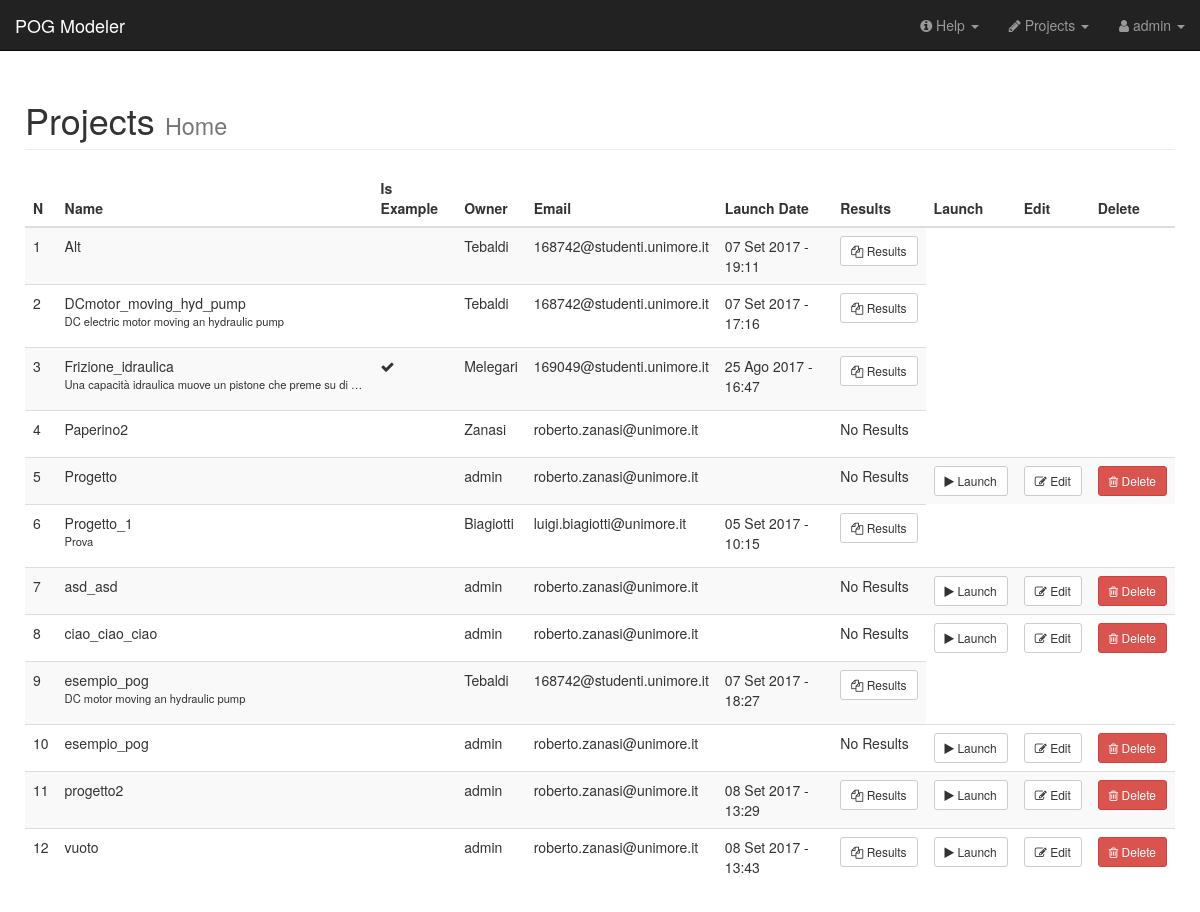
Before: / (signed in) with the older database file.
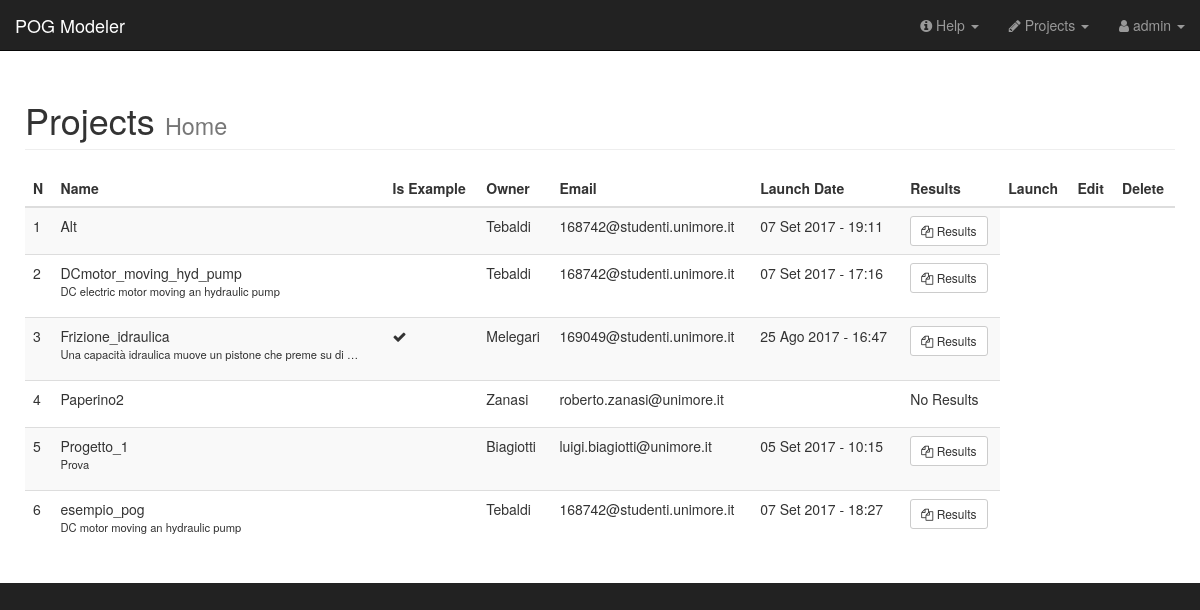
After: the same page with the newer database file.
### AWD_Zanasi/models.py (models this page shows, shortened)
class Project(models.Model):
    name = models.CharField(max_length=200, default='project', help_text='Project name')
    user = models.ForeignKey(settings.AUTH_USER_MODEL, default='admin')
    matlab_file = models.FileField(upload_to=matlab_file_path, help_text="Matlab POG code file",  blank=True, null=True)
    proj_desc = models.CharField(max_length=400, blank=True, null=True, help_text="Project description")
    launch_date = models.DateTimeField(verbose_name='Launch Date', blank=True,
                                       null=True, help_text='Project last execution date')
    is_example = models.BooleanField(default=False,
                                     help_text='Used only by an Admin user to mark a project as an example for users.')

### AWD_Zanasi/views.py (the view)
# urls.py: url(r'^$', views.index, name='index'),
def index(request):
    if request.user.is_authenticated:
        if request.user.is_superuser:
            projects = Project.objects.all().order_by('name')
            results = ProjectOutput.objects.all()
        else:
            projects = Project.objects.filter(user=request.user).order_by('name')
            results = ProjectOutput.objects.filter(project__in=projects)
        return render(request, 'AWD_Zanasi/home.html',
                      {
                          'projects': projects,
                          'project_outputs': results
                      }
                      )
    return render(request, 'AWD_Zanasi/home.html')

### AWD_Zanasi/templates/AWD_Zanasi/home.html (shortened to what this page needs)
{% extends "AWD_Zanasi/base.html" %}
{% block container %}
    <div class="container-fluid">
        {% if user.is_authenticated %}
            <div class="row">
                <div class="col-lg-12">
                    <h1 class="page-header">
                        Projects
                        <small>Home</small>
                    </h1>
                </div>
            </div>
            <div class="table-responsive">
                <table class="table table-hover table-striped sortable">
                    <thead>
                    <tr>
                        <th>N</th>
                        <th>Name</th>
                        {% if user.is_superuser %}
                            <th>Is Example</th>
                            <th>Owner</th>
                            <th>Email</th>
                        {% endif %}
                        <th>Launch Date</th>
                        <th>Results</th>
                        <th>Launch</th>
                        <th>Edit</th>
                        <th>Delete</th>
                    </tr>
                    </thead>
                    <tbody>
                    {% for project in projects %}
                        <tr>
                            <td>{{ forloop.counter }}</td>
                            <td>{{ project.name }}<br><p style="white-space: nowrap; overflow: hidden;  text-overflow: ellipsis; max-width: 300px; font-size:80%">{{ project.proj_desc}}</p></td>
                            {% if user.is_superuser %}
                                <td>{% if project.is_example == 1 %} <i class="fa fa-check" aria-hidden="true"></i> {% endif %} </td>
                                <td>{{ project.user.username }}</td>
                                <td>{{ project.user.email }}</td>
                            {% endif %}
                            <td>{{ project.launch_date|date:"d M Y - H:i" }}</td>
                            {% if project.launch_date %}
                                <td><a class="btn btn-default btn-sm" role="button"
                                       href="{% url 'project_results' project.id %}"><i class="fa fa-files-o"></i>
                                    Results</a></td>
                            {% else %}
                                <td>No Results</td>
                            {% endif %}
                            {% if user.username == project.user.username  %}
                            <td><a id="launchproj" class="btn btn-default btn-sm" role="button"
                                   href="{% url 'launch_project' project.id %}"><i class="fa fa-play"></i>
                                Launch</a></td>
                            <td><a class="btn btn-default btn-sm" role="button"
                                   href="{% url 'edit_project' project.id %}"><i class="fa fa-edit"></i> Edit</a></td>
                            <th>
                                <form id="deleteForm"
                                      class="form-horizontal"
                                      action="{% url 'delete_project' project.id %}"
                                      method="POST"
                                      onsubmit="return confirm('Are you sure you want to delete Project {{ project.name }}?' );">
                                    <button type="submit" class="btn btn-danger btn-sm" value="Submit Button">
                                        <i class=" fa fa-trash-o"></i> Delete
                                    </button>
                                </form>
                            </th>
                            {% endif %}
                        </tr>
                    {% endfor %}
                    </tbody>
                </table>
            </div>
        {% endif %}
    </div>
{% endblock %}

### AWD_Zanasi/templates/AWD_Zanasi/base.html (shortened to what this page needs)
{% load staticfiles %}
<!DOCTYPE html>
<html lang="en">
<head>
    {% load static %}
    <link href="{% static "/AWD_Zanasi/css/bootstrap.min.css" %}" rel="stylesheet">
    <link href="{% static "/AWD_Zanasi/css/sb-admin.css" %}" rel="stylesheet">
    <link href="{% static "/AWD_Zanasi/font-awesome/css/font-awesome.min.css" %}" rel="stylesheet" type="text/css">
</head>
<body>
<div id="wrapper">
    <nav class="navbar navbar-inverse navbar-fixed-top" role="navigation">
        <div class="navbar-header">
            <a class="navbar-brand" href="{% url 'index' %}">POG Modeler</a>
        </div>
        <ul class="nav navbar-right top-nav">
            {% if user.is_authenticated %}
                <li class="dropdown">
                    <a href="#" class="dropdown-toggle" data-toggle="dropdown"><i
                            class="fa fa-info-circle"></i> Help <b
                            class="caret"></b></a>
                </li>
                <li class="dropdown">
                    <a href="#" class="dropdown-toggle" data-toggle="dropdown"><i
                            class="fa fa-pencil"></i> Projects <b
                            class="caret"></b></a>
                </li>
                <li class="dropdown">
                    <a href="#" class="dropdown-toggle" data-toggle="dropdown"><i
                            class="fa fa-user"></i> {{ user.username }} <b
                            class="caret"></b></a>
                </li>
            {% else %}
                <li>
                    <a href="{% url 'auth_login' %}"><i class="fa fa-sign-in"></i> Login </a>
                </li>
            {% endif %}
        </ul>
    </nav>
    <div id="page-wrapper">
        {% block container %}
        {% endblock %}
    </div>
</div>
</body>
</html>

### AWD_Zanasi/static/AWD_Zanasi/css/sb-admin.css (style rules this page uses)
body { margin-top: 100px; background-color: #222; }
@media (min-width:768px) { body { margin-top: 50px; } }
#wrapper { padding-left: 0; }
#page-wrapper { width: 100%; padding: 0; background-color: #fff; }
@media (min-width:768px) { #page-wrapper { padding: 10px; } }
.top-nav { padding: 0 15px; }
.top-nav>li { display: inline-block; float: left; }
.top-nav>li>a { padding-top: 15px; padding-bottom: 15px; line-height: 20px; color: #999; }

Changed rows visible on the page:
removed Project: name "Progetto", user.username "admin", user.email "roberto.zanasi@unimore.it", shows "No Results"
removed Project: name "asd_asd", user.username "admin", user.email "roberto.zanasi@unimore.it", shows "No Results"
removed Project: name "ciao_ciao_ciao", user.username "admin", user.email "roberto.zanasi@unimore.it", shows "No Results"
removed Project: name "esempio_pog", user.username "admin", user.email "roberto.zanasi@unimore.it", shows "No Results"
removed Project: name "progetto2", user.username "admin", user.email "roberto.zanasi@unimore.it", launch_date "08 Set 2017 - 13:29", shows "Results"
removed Project: name "vuoto", user.username "admin", user.email "roberto.zanasi@unimore.it", launch_date "08 Set 2017 - 13:43", shows "Results"
